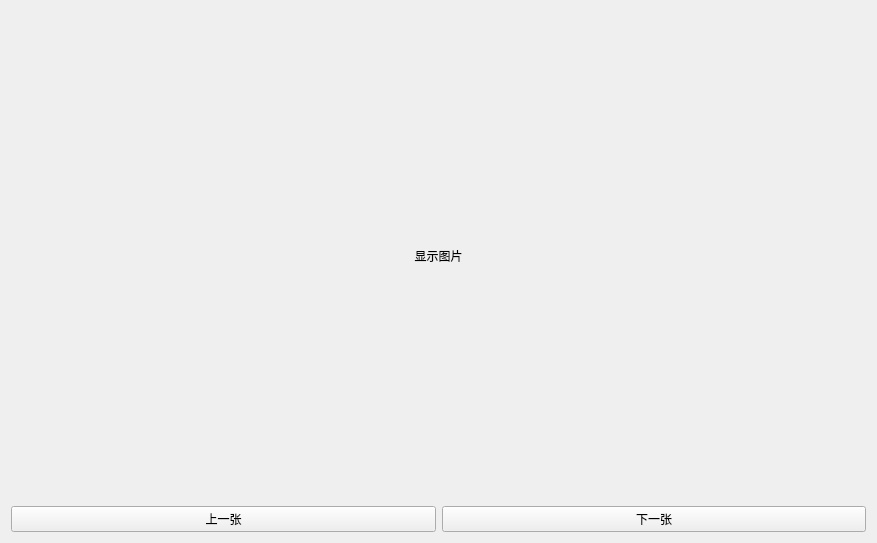
<?xml version="1.0" encoding="UTF-8"?>
<ui version="4.0">
 <class>mapping_show</class>
 <widget class="QWidget" name="mapping_show">
  <property name="geometry">
   <rect>
    <x>0</x>
    <y>0</y>
    <width>877</width>
    <height>543</height>
   </rect>
  </property>
  <property name="windowTitle">
   <string>Form</string>
  </property>
  <layout class="QGridLayout" name="gridLayout" rowstretch="0,0" columnstretch="0,0">
   <item row="1" column="1">
    <widget class="QPushButton" name="pushButton_2">
     <property name="text">
      <string>下一张</string>
     </property>
    </widget>
   </item>
   <item row="1" column="0">
    <widget class="QPushButton" name="pushButton">
     <property name="text">
      <string>上一张</string>
     </property>
    </widget>
   </item>
   <item row="0" column="0" colspan="2">
    <widget class="QLabel" name="label">
     <property name="text">
      <string>显示图片</string>
     </property>
     <property name="alignment">
      <set>Qt::AlignCenter</set>
     </property>
    </widget>
   </item>
  </layout>
 </widget>
 <resources/>
 <connections/>
</ui>
